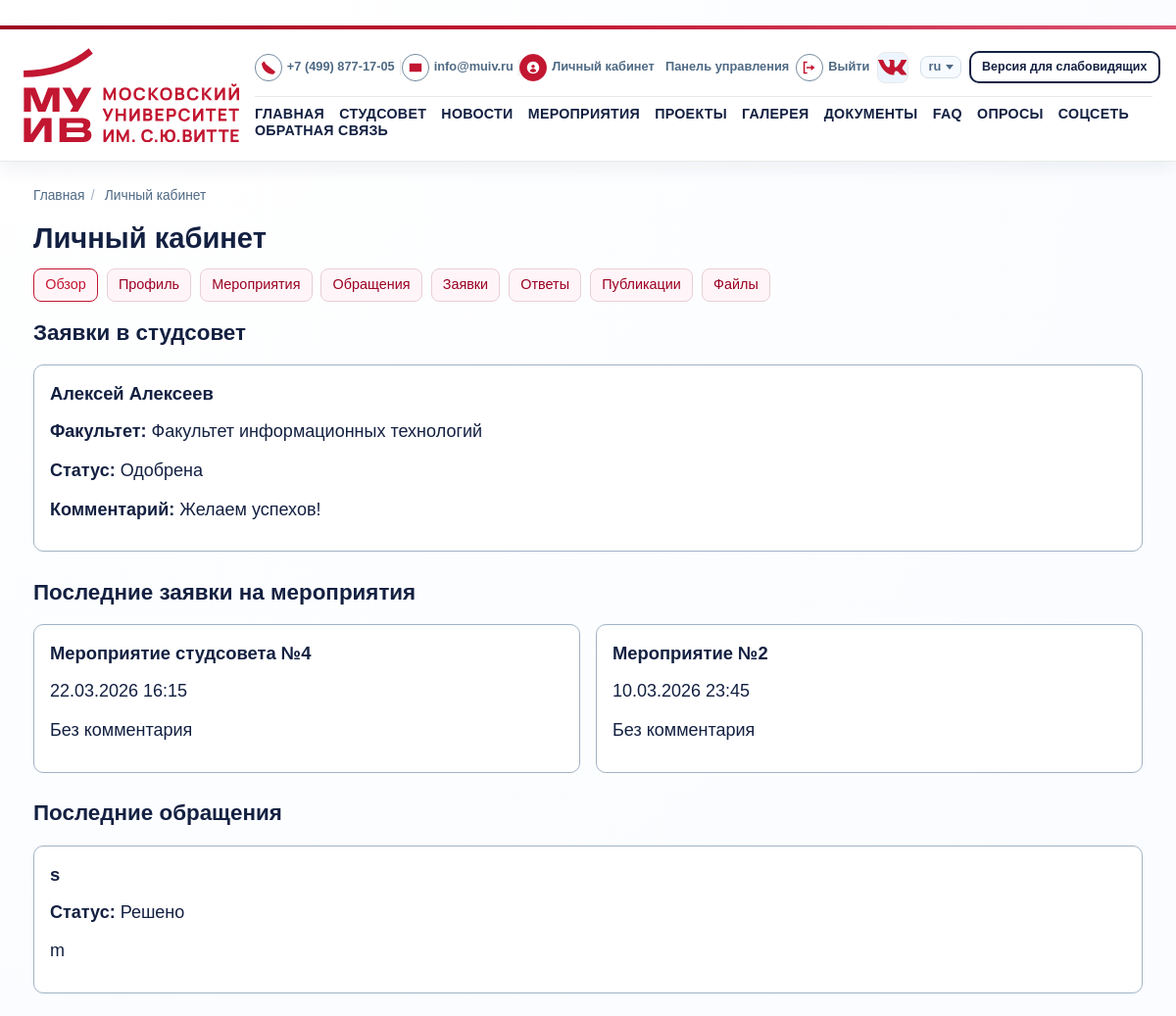
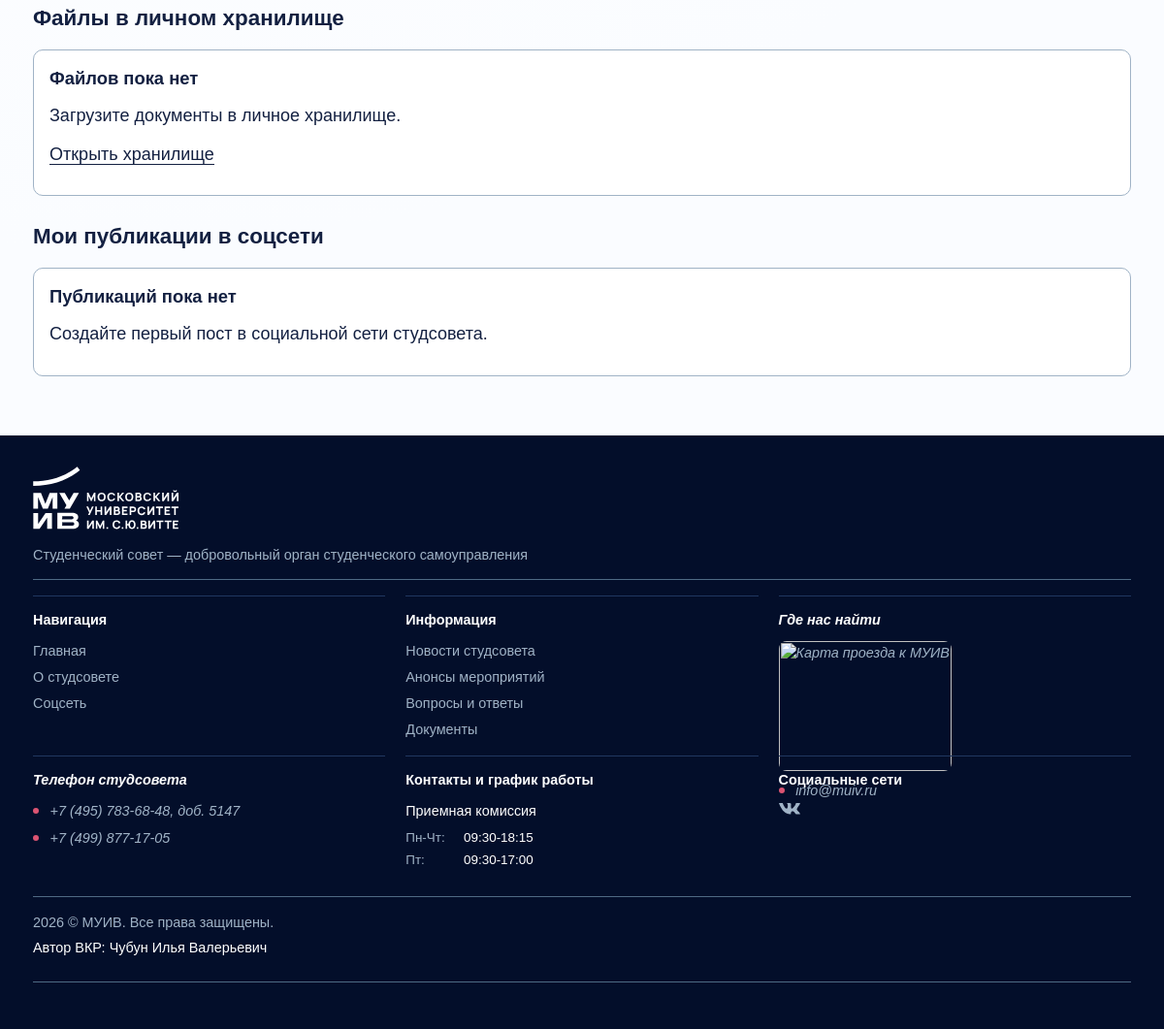
The app's page /cabinet/ (signed in) with its own data (2 pictures, top to bottom).
### core/models.py (models this page shows, shortened)
class TimestampedModel(models.Model):
    created_at = models.DateTimeField(auto_now_add=True)
    updated_at = models.DateTimeField(auto_now=True)
    class Meta:
        abstract = True

class CouncilJoinApplication(TimestampedModel):
    STATUS_NEW = "new"
    STATUS_IN_REVIEW = "in_review"
    STATUS_APPROVED = "approved"
    STATUS_REJECTED = "rejected"
    STATUS_CHOICES = (
        (STATUS_NEW, "Новая"),
        (STATUS_IN_REVIEW, "На рассмотрении"),
        (STATUS_APPROVED, "Одобрена"),
        (STATUS_REJECTED, "Отклонена"),
    )
    FACULTY_CHOICES = (
        ("management", "Факультет управления"),
        ("it", "Факультет информационных технологий"),
        ("economics", "Факультет экономики и финансов"),
        ("law", "Юридический факультет"),
        ("psycho", "Факультет психолого-педагогического образования"),
        ("center", "Научно-образовательный центр устойчивого развития"),
        ("college", "Колледж"),
        ("postgraduate", "Аспирантура"),
        ("other", "Другое подразделение"),
    )
    full_name = models.CharField(max_length=150)
    email = models.EmailField()
    phone = models.CharField(max_length=32)
    faculty = models.CharField(max_length=32, choices=FACULTY_CHOICES)
    course = models.CharField(max_length=20, blank=True)
    motivation = models.TextField()
    experience = models.TextField(blank=True)
    status = models.CharField(max_length=20, choices=STATUS_CHOICES, default=STATUS_NEW)
    user = models.ForeignKey(
        settings.AUTH_USER_MODEL,
        on_delete=models.SET_NULL,
        null=True,
        blank=True,
        related_name="join_applications",
    )
    moderation_comment = models.TextField(blank=True)
    class Meta:
        ordering = ["-created_at"]
        verbose_name = "Заявка в студсовет"
        verbose_name_plural = "Заявки в студсовет"

class EventRegistration(TimestampedModel):
    user = models.ForeignKey(settings.AUTH_USER_MODEL, on_delete=models.CASCADE)
    event = models.ForeignKey(Event, on_delete=models.CASCADE, related_name="registrations")
    comment = models.CharField(max_length=255, blank=True)
    class Meta:
        unique_together = ("user", "event")
        ordering = ["-created_at"]

class Event(TimestampedModel):
    title = models.CharField(max_length=200)
    description = models.TextField()
    short_description = models.CharField(max_length=280)
    location = models.CharField(max_length=200)
    start_at = models.DateTimeField()
    end_at = models.DateTimeField(blank=True, null=True)
    registration_deadline = models.DateTimeField(blank=True, null=True)
    max_participants = models.PositiveIntegerField(blank=True, null=True)
    is_published = models.BooleanField(default=True)
    class Meta:
        ordering = ["start_at"]

class FeedbackMessage(TimestampedModel):
    STATUS_NEW = "new"
    STATUS_IN_PROGRESS = "in_progress"
    STATUS_RESOLVED = "resolved"
    STATUS_CHOICES = (
        (STATUS_NEW, "Новое"),
        (STATUS_IN_PROGRESS, "В работе"),
        (STATUS_RESOLVED, "Решено"),
    )
    name = models.CharField(max_length=150)
    email = models.EmailField()
    subject = models.CharField(max_length=200)
    message = models.TextField()
    status = models.CharField(max_length=20, choices=STATUS_CHOICES, default=STATUS_NEW)
    user = models.ForeignKey(
        settings.AUTH_USER_MODEL,
        on_delete=models.SET_NULL,
        related_name="feedback_messages",
        null=True,
        blank=True,
    )
    moderation_comment = models.TextField(blank=True)
    class Meta:
        ordering = ["-created_at"]

### core/views/cabinet_views.py (the view)
# urls.py: path("cabinet/", views.cabinet, name="cabinet"),
@login_required
def cabinet(request):
    is_staff_panel = has_any_role(request.user, UserProfile.ROLE_ADMIN, UserProfile.ROLE_MANAGER)
    if is_staff_panel:
        feedbacks = FeedbackMessage.objects.exclude(subject__startswith=EVENT_REGISTRATION_SUBJECT_PREFIX)[:5]
        registrations = EventRegistration.objects.select_related("event", "user")[:5]
        join_requests = CouncilJoinApplication.objects.select_related("user")[:5]
    else:
        feedbacks = FeedbackMessage.objects.filter(user=request.user).exclude(
            subject__startswith=EVENT_REGISTRATION_SUBJECT_PREFIX
        )[:5]
        registrations = EventRegistration.objects.filter(user=request.user).select_related("event")[:5]
        join_requests = CouncilJoinApplication.objects.filter(user=request.user)[:5]
    my_posts = CommunityPost.objects.filter(author=request.user)[:5]
    my_files = UserFile.objects.filter(owner=request.user)[:5]
    return render(
        request,
        "core/cabinet.html",
        {
            "feedbacks": feedbacks,
            "registrations": registrations,
            "join_requests": join_requests,
            "my_posts": my_posts,
            "my_files": my_files,
        },
    )

### core/context_processors.py (called while the page is built)
def _resolve_menu(items):
    resolved = []
    for view_name, label in items:
        try:
            url = reverse(view_name)
        except NoReverseMatch:
            continue
        resolved.append({"view_name": view_name, "label": label, "url": url})
    return resolved

### core/permissions.py (called while the page is built)
def get_user_role(user):
    if not user.is_authenticated:
        return None
    profile = getattr(user, "profile", None)
    if profile:
        return profile.role
    return UserProfile.ROLE_STUDENT

def has_any_role(user, *allowed_roles):
    if not user.is_authenticated:
        return False
    if user.is_superuser:
        return True
    return get_user_role(user) in allowed_roles

### templates/core/cabinet.html (shortened to what this page needs)
﻿{% extends "base.html" %}
{% block content %}
<h1>Личный кабинет</h1>
<nav class="page-nav">
    {% for item in cabinet_menu %}
        <a href="{{ item.url }}" class="{% if request.resolver_match.view_name == item.view_name %}is-active{% endif %}">
            {{ item.label }}
        </a>
    {% endfor %}
</nav>
<section>
    <h2>Заявки в студсовет</h2>
    <div class="card-grid">
        {% for item in join_requests %}
            <article class="card">
                <h3>{{ item.full_name }}</h3>
                <p><strong>Факультет:</strong> {{ item.get_faculty_display }}</p>
                <p><strong>Статус:</strong> {{ item.get_status_display }}</p>
                {% if item.moderation_comment %}
                    <p><strong>Комментарий:</strong> {{ item.moderation_comment }}</p>
                {% endif %}
            </article>
        {% endfor %}
    </div>
</section>
<section>
    <h2>Последние заявки на мероприятия</h2>
    <div class="card-grid">
        {% for item in registrations %}
            <article class="card">
                <h3>{{ item.event.title }}</h3>
                <p>{{ item.event.start_at|date:"d.m.Y H:i" }}</p>
                <p>{{ item.comment|default:"Без комментария" }}</p>
            </article>
        {% empty %}
            <article class="card">
                <h3>Пока нет заявок</h3>
                <p>Участвуйте в мероприятиях студсовета, чтобы они появились в кабинете.</p>
            </article>
        {% endfor %}
    </div>
</section>
<section>
    <h2>Последние обращения</h2>
    <div class="card-grid">
        {% for item in feedbacks %}
            <article class="card">
                <h3>{{ item.subject }}</h3>
                <p><strong>Статус:</strong> {{ item.get_status_display }}</p>
                <p>{{ item.message|truncatewords:20 }}</p>
            </article>
        {% empty %}
            <article class="card">
                <h3>Пока нет обращений</h3>
                <p>Если нужен ответ от команды студсовета, отправьте обращение.</p>
            </article>
        {% endfor %}
    </div>
</section>
<section>
    <h2>Файлы в личном хранилище</h2>
    <div class="card-grid">
        {% for item in my_files %}
            <article class="card">
                <h3>{{ item.title }}</h3>
                <p><small>Загружено: {{ item.created_at|date:"d.m.Y H:i" }}</small></p>
                <p><a href="{% url 'core:download_user_file' item.pk %}">Скачать файл</a></p>
            </article>
        {% empty %}
            <article class="card">
                <h3>Файлов пока нет</h3>
                <p>Загрузите документы в личное хранилище.</p>
                <p><a href="{% url 'core:my_files' %}">Открыть хранилище</a></p>
            </article>
        {% endfor %}
    </div>
</section>
<section>
    <h2>Мои публикации в соцсети</h2>
    <div class="card-grid">
        {% for post in my_posts %}
            <article class="card">
                <h3>{{ post.title }}</h3>
                <p>{{ post.body|truncatewords:24 }}</p>
                <p><small>{{ post.created_at|date:"d.m.Y H:i" }}</small></p>
            </article>
        {% empty %}
            <article class="card">
                <h3>Публикаций пока нет</h3>
                <p>Создайте первый пост в социальной сети студсовета.</p>
            </article>
        {% endfor %}
    </div>
</section>
{% endblock %}

### static/css/styles.css (style rules this page uses)
:root { --muiv-dark: #132041; --muiv-slate: #4f6a84; --muiv-muted: #a0b3c6; --muiv-accent: #db5472; --muiv-accent-dark: #c21631; --muiv-accent-deep: #9b0123; --muiv-footer: #030e2a; --muiv-bg: #fafcff; --muiv-bg-soft: #edf6ff; --muiv-border: #e9e9e9; --muiv-card-border: #a0b3c6; --muiv-white: #fff; }
* { box-sizing: border-box; }
html, body { height: 100%; }
html { scroll-behavior: smooth; -webkit-text-size-adjust: 100%; text-size-adjust: 100%; }
body { margin: 0; display: flex; flex-direction: column; min-height: 100vh; font-family: "Proxima Nova", Arial, sans-serif; font-size: 18px; font-weight: 400; line-height: 1.45; color: var(--muiv-dark); background: radial-gradient(circle at 10% 0%, #ffffff 0%, var(--muiv-bg) 55%); }
a { text-decoration: none; }
.main section { margin-bottom: 1.6rem; }
h1, h2, h3, h4, h5, h6 { color: var(--muiv-dark); }
h1 { font-size: 1.82rem; font-weight: 700; margin-top: 0; margin-bottom: 0.75rem; line-height: 1.22; }
h2 { margin-top: 0; margin-bottom: 1rem; font-size: 1.4rem; font-weight: 600; }
h3 { margin-top: 0; margin-bottom: 0.7rem; font-size: 1.15rem; font-weight: 600; }
p { margin-top: 0; margin-bottom: 0.85rem; }
.main a { color: var(--muiv-dark); border-bottom: 1px solid var(--muiv-dark); }
.card-grid, .info-grid, .stats-grid, .timeline-grid, .partner-grid { display: grid; gap: 1rem; }
.card-grid { grid-template-columns: repeat(auto-fit, minmax(250px, 1fr)); }
.card, .detail, .faq-item, .form, .info-card, .timeline, .cta-band, .section-panel, .stat-card, .post-card, .comment-card { border: 1px solid var(--muiv-card-border); border-radius: 10px; background: var(--muiv-white); padding: 1rem; }
.card, .detail, .faq-item, .post-card, .comment-card { transition: border-color 0.25s ease, box-shadow 0.25s ease; }
.page-nav { margin: 0 0 1rem; display: flex; gap: 0.55rem; flex-wrap: wrap; }
.page-nav a { border: 1px solid #e9ced5; border-radius: 8px; background: #fff5f8; color: var(--muiv-accent-deep); padding: 0.35rem 0.7rem; font-size: 0.9rem; }
.page-nav a.is-active, .page-nav a:hover { border-color: var(--muiv-accent-dark); color: var(--muiv-accent-dark); }
.card, .detail, .faq-item, .post-card, .comment-card, .section-panel, .stat-card { overflow-wrap: anywhere; word-break: break-word; }

### records on screen
CouncilJoinApplication: full_name "Алексей Алексеев", faculty "Факультет информационных технологий", status "Одобрена", moderation_comment "Желаем успехов!"
EventRegistration: event "Мероприятие студсовета №4", event.start_at "22.03.2026 16:15", comment "Без комментария"
EventRegistration: event "Мероприятие №2", event.start_at "10.03.2026 23:45", comment "Без комментария"
FeedbackMessage: subject "s", status "Решено", message "m"

### other values on screen
{{ item.label }} "ГЛАВНАЯ" "СТУДСОВЕТ" "НОВОСТИ" "МЕРОПРИЯТИЯ" "ПРОЕКТЫ" "ГАЛЕРЕЯ" "ДОКУМЕНТЫ" "FAQ" "ОПРОСЫ" "СОЦСЕТЬ" "ОБРАТНАЯ СВЯЗЬ"
{{ crumb.title }} "Главная"
{{ crumb.title }} "Личный кабинет"
{{ item.label }} "Обзор" "Профиль" "Мероприятия" "Обращения" "Заявки" "Ответы" "Публикации" "Файлы"
{{ author_full_name }} "Чубун Илья Валерьевич"
